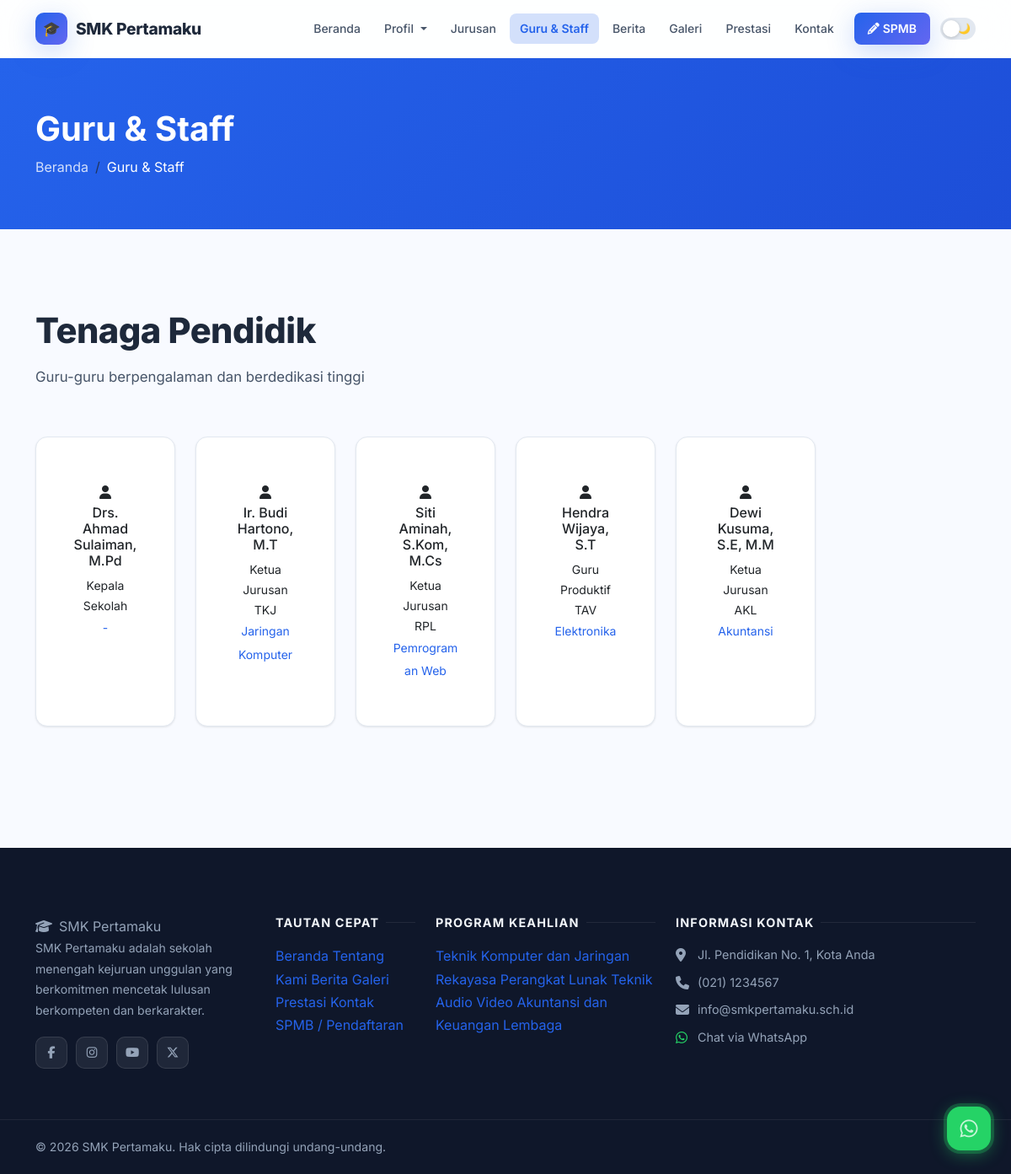
Screenshot of /guru-staff with the database file from the repository.
### tables this page shows
CREATE TABLE IF NOT EXISTS `teachers` (
  `id` INT AUTO_INCREMENT PRIMARY KEY,
  `name` VARCHAR(150) NOT NULL,
  `nip` VARCHAR(50) DEFAULT NULL,
  `position` VARCHAR(150) DEFAULT NULL,
  `subject` VARCHAR(150) DEFAULT NULL,
  `education` VARCHAR(200) DEFAULT NULL,
  `photo` VARCHAR(255) DEFAULT NULL,
  `email` VARCHAR(100) DEFAULT NULL,
  `phone` VARCHAR(20) DEFAULT NULL,
  `is_active` TINYINT(1) DEFAULT 1,
  `sort_order` INT DEFAULT 0,
  `created_at` TIMESTAMP DEFAULT CURRENT_TIMESTAMP
);

CREATE TABLE IF NOT EXISTS `social_media` (
  `id` INT AUTO_INCREMENT PRIMARY KEY,
  `platform` VARCHAR(50) NOT NULL,
  `url` VARCHAR(255) NOT NULL,
  `icon` VARCHAR(100) DEFAULT NULL,
  `is_active` TINYINT(1) DEFAULT 1
);

CREATE TABLE IF NOT EXISTS `programs` (
  `id` INT AUTO_INCREMENT PRIMARY KEY,
  `name` VARCHAR(200) NOT NULL,
  `code` VARCHAR(20) DEFAULT NULL,
  `description` LONGTEXT,
  `image` VARCHAR(255) DEFAULT NULL,
  `icon` VARCHAR(100) DEFAULT 'fas fa-laptop-code',
  `quota` INT DEFAULT 36,
  `is_active` TINYINT(1) DEFAULT 1,
  `sort_order` INT DEFAULT 0,
  `created_at` TIMESTAMP DEFAULT CURRENT_TIMESTAMP
);

### app/controllers/PublicController.php (called while the page is built, shortened)
<?php
class PublicController {
    public function teachers() {
        $db = getDB();
        $res = $db->query("SELECT * FROM teachers WHERE is_active=1 ORDER BY sort_order ASC");
        $teachers = $res ? $res->fetch_all(MYSQLI_ASSOC) : [];
        require_once __DIR__ . '/../../views/public/teachers.php';
    }
}

### index.php (called while the page is built, shortened)
<?php
require_once __DIR__ . '/routes/web.php';

### app/helpers.php (called while the page is built, shortened)
<?php
function getSettings() {
    $db = getDB();
    $res = $db->query("SELECT `key`, value FROM settings");
    $data = [];
    while ($row = $res->fetch_assoc()) {
        $data[$row['key']] = $row['value'];
    }
    return $data;
}

### views/public/teachers.php (the view, shortened to what this page needs)
<?php
require_once __DIR__ . '/../layouts/header.php';
?>
<div style="background:linear-gradient(135deg,var(--primary),var(--primary-dark));padding:60px 0;color:#fff;">
    <div class="container">
        <h1 class="fw-bold mb-2">Guru & Staff</h1>
        <nav aria-label="breadcrumb">
            <ol class="breadcrumb mb-0"><li class="breadcrumb-item"><a href="<?= APP_URL ?>/" style="color:rgba(255,255,255,0.8);">Beranda</a></li><li class="breadcrumb-item active text-white">Guru & Staff</li></ol>
        </nav>
    </div>
</div>
<section class="section">
    <div class="container">
        <div class="section-heading">
            <h2>Tenaga Pendidik</h2>
            <p>Guru-guru berpengalaman dan berdedikasi tinggi</p>
        </div>
        <div class="row g-4 mb-5">
            <?php foreach ($teachers as $teacher): ?>
            <div class="col-lg-2 col-md-3 col-4">
                <div class="card teacher-card h-100">
                    <div class="card-body py-4">
                        <div class="teacher-photo">
                            <?php if (!empty($teacher['photo'])): ?>
                                <img src="<?= UPLOAD_URL . htmlspecialchars($teacher['photo']) ?>" alt="<?= htmlspecialchars($teacher['name']) ?>">
                            <?php else: ?>
                                <div class="photo-placeholder"><i class="fas fa-user"></i></div>
                            <?php endif; ?>
                        </div>
                        <h6><?= htmlspecialchars($teacher['name']) ?></h6>
                        <small class="d-block"><?= htmlspecialchars($teacher['position'] ?? '') ?></small>
                        <?php if (!empty($teacher['subject'])): ?>
                            <small style="color:var(--primary);"><?= htmlspecialchars($teacher['subject']) ?></small>
                        <?php endif; ?>
                    </div>
                </div>
            </div>
            <?php endforeach; ?>
        </div>
    </div>
</section>
<?php require_once __DIR__ . '/../layouts/footer.php'; ?>

### views/layouts/footer.php (shortened to what this page needs)
<?php
$settings = getSettings();
$schoolName = $settings['school_name'] ?? 'SMK Pertamaku';
$footerAbout = $settings['footer_about'] ?? '';
$address = $settings['school_address'] ?? '';
$phone = $settings['school_phone'] ?? '';
$email = $settings['school_email'] ?? '';
$whatsapp = $settings['whatsapp_number'] ?? '';
$footerCopyright = $settings['footer_copyright'] ?? 'Hak cipta dilindungi undang-undang.';
$currentYear = date('Y');
$db = getDB();
$progRes = $db->query("SELECT id, name FROM programs WHERE is_active=1 ORDER BY sort_order LIMIT 6");
$footerPrograms = $progRes ? $progRes->fetch_all(MYSQLI_ASSOC) : [];
$smRes = $db->query("SELECT * FROM social_media WHERE is_active=1");
$socialMedia = $smRes ? $smRes->fetch_all(MYSQLI_ASSOC) : [];
?>
</main>
<footer class="site-footer">
    <div class="container">
        <div class="row g-4">
            <div class="col-lg-3 col-md-6">
                <span class="footer-brand"><i class="fas fa-graduation-cap me-2"></i><?= htmlspecialchars($schoolName) ?></span>
                <p><?= htmlspecialchars($footerAbout) ?></p>
                <?php if ($socialMedia): ?>
                <div class="social-links">
                    <?php foreach ($socialMedia as $sm): ?>
                        <a href="<?= htmlspecialchars($sm['url']) ?>" target="_blank" rel="noopener" class="social-link" title="<?= htmlspecialchars($sm['platform']) ?>">
                            <i class="<?= htmlspecialchars($sm['icon'] ?? 'fas fa-link') ?>"></i>
                        </a>
                    <?php endforeach; ?>
                </div>
                <?php endif; ?>
            </div>
            <div class="col-lg-2 col-md-6">
                <h5>Tautan Cepat</h5>
                <a href="<?= APP_URL ?>/">Beranda</a>
                <a href="<?= APP_URL ?>/profil">Tentang Kami</a>
                <a href="<?= APP_URL ?>/berita">Berita</a>
                <a href="<?= APP_URL ?>/galeri">Galeri</a>
                <a href="<?= APP_URL ?>/prestasi">Prestasi</a>
                <a href="<?= APP_URL ?>/kontak">Kontak</a>
                <a href="<?= APP_URL ?>/spmb">SPMB / Pendaftaran</a>
            </div>
            <div class="col-lg-3 col-md-6">
                <h5>Program Keahlian</h5>
                <?php foreach ($footerPrograms as $prog): ?>
                    <a href="<?= APP_URL ?>/jurusan/<?= $prog['id'] ?>"><?= htmlspecialchars($prog['name']) ?></a>
                <?php endforeach; ?>
            </div>
            <div class="col-lg-4 col-md-6">
                <h5>Informasi Kontak</h5>
                <?php if ($address): ?>
                <div class="d-flex gap-2 mb-2">
                    <i class="fas fa-map-marker-alt mt-1" style="color:#94a3b8;width:18px;"></i>
                    <span style="color:var(--footer-text);font-size:0.9rem;"><?= htmlspecialchars($address) ?></span>
                </div>
                <?php endif; ?>
                <?php if ($phone): ?>
                <div class="d-flex gap-2 mb-2">
                    <i class="fas fa-phone mt-1" style="color:#94a3b8;width:18px;"></i>
                    <a href="tel:<?= preg_replace('/[^0-9+]/', '', $phone) ?>" style="color:var(--footer-text);font-size:0.9rem;"><?= htmlspecialchars($phone) ?></a>
                </div>
                <?php endif; ?>
                <?php if ($email): ?>
                <div class="d-flex gap-2 mb-2">
                    <i class="fas fa-envelope mt-1" style="color:#94a3b8;width:18px;"></i>
                    <a href="mailto:<?= htmlspecialchars($email) ?>" style="color:var(--footer-text);font-size:0.9rem;"><?= htmlspecialchars($email) ?></a>
                </div>
                <?php endif; ?>
                <?php if ($whatsapp): ?>
                <div class="d-flex gap-2 mb-2">
                    <i class="fab fa-whatsapp mt-1" style="color:#25d366;width:18px;"></i>
                    <a href="https://wa.me/<?= preg_replace('/[^0-9]/', '', $whatsapp) ?>" target="_blank" style="color:var(--footer-text);font-size:0.9rem;">Chat via WhatsApp</a>
                </div>
                <?php endif; ?>
            </div>
        </div>
    </div>
    <div class="footer-bottom">
        <div class="container">
            <p class="mb-0">
                &copy; <?= $currentYear ?> <?= htmlspecialchars($schoolName) ?>. <?= htmlspecialchars($footerCopyright) ?>
            </p>
        </div>
    </div>
</footer>
<?php if ($whatsapp): ?>
<a href="https://wa.me/<?= preg_replace('/[^0-9]/', '', $whatsapp) ?>?text=Halo+<?= urlencode($schoolName) ?>%2C+saya+ingin+bertanya..."
   class="whatsapp-float" target="_blank" rel="noopener" title="Chat WhatsApp">
    <i class="fab fa-whatsapp"></i>
</a>
<?php endif; ?>
</body>
</html>

### assets/css/style.css (style rules this page uses)
:root { --bg: #f8faff; --bg-secondary: #f0f4ff; --bg-card: #ffffff; --text: #1e293b; --text-secondary:#475569; --text-muted: #94a3b8; --primary: #2563eb; --primary-light: #3b82f6; --primary-dark: #1d4ed8; --primary-glow: rgba(37,99,235,0.20); --accent: #6366f1; --accent-glow: rgba(99,102,241,0.18); --success: #16a34a; --warning: #d97706; --danger: #dc2626; --border: #e2e8f0; --border-light: #f1f5f9; --navbar-bg: rgba(255,255,255,0.85); --footer-bg: #0f172a; --footer-text: #94a3b8; --shadow-sm: 0 1px 3px rgba(0,0,0,0.06), 0 1px 2px rgba(0,0,0,0.04); --shadow: 0 4px 16px rgba(0,0,0,0.08); --shadow-md: 0 8px 32px rgba(0,0,0,0.10); --shadow-lg: 0 20px 60px rgba(0,0,0,0.12); --shadow-blue: 0 8px 32px rgba(37,99,235,0.25); --radius: 14px; --radius-lg: 20px; --transition: all 0.3s cubic-bezier(0.4,0,0.2,1); --gradient: linear-gradient(135deg, #2563eb 0%, #6366f1 100%); --gradient-hero: linear-gradient(135deg, #0f172a 0%, #1e3a8a 50%, #1e1b4b 100%); }
*, *::before, *::after { box-sizing: border-box; }
html { scroll-behavior: smooth; font-size: 16px; }
body { background-color: var(--bg); color: var(--text); font-family: 'Segoe UI', system-ui, -apple-system, 'Helvetica Neue', sans-serif; line-height: 1.7; transition: background-color 0.4s ease, color 0.3s ease; overflow-x: hidden; }
a { color: var(--primary); text-decoration: none; transition: var(--transition); }
.section { padding: 96px 0; }
.section-heading { margin-bottom: 56px; }
.section-heading h2 { font-size: clamp(1.75rem, 3.5vw, 2.6rem); font-weight: 800; color: var(--text); line-height: 1.2; letter-spacing: -0.5px; margin-bottom: 14px; }
.section-heading p { color: var(--text-secondary); font-size: 1.05rem; max-width: 560px; line-height: 1.8; }
.site-footer { background: var(--footer-bg); padding: 80px 0 0; color: var(--footer-text); }
.site-footer p { font-size: 0.88rem; line-height: 1.75; color: var(--footer-text); }
.site-footer h5 { color: #f1f5f9; font-size: 0.9rem; font-weight: 700; text-transform: uppercase; letter-spacing: 0.08em; margin-bottom: 18px; display: flex; align-items: center; gap: 8px; }
.site-footer h5::after { content: ''; flex: 1; height: 1px; background: rgba(255,255,255,0.08); }
.social-links { display: flex; gap: 10px; margin-top: 18px; flex-wrap: wrap; }
.social-link { width: 38px; height: 38px; background: rgba(255,255,255,0.07); border: 1px solid rgba(255,255,255,0.1); border-radius: 10px; display: flex; align-items: center; justify-content: center; color: var(--footer-text); font-size: 0.9rem; transition: var(--transition); }
.footer-bottom { margin-top: 60px; border-top: 1px solid rgba(255,255,255,0.07); padding: 20px 0; display: flex; align-items: center; justify-content: space-between; flex-wrap: wrap; gap: 12px; font-size: 0.82rem; color: var(--footer-text); }
.whatsapp-float { position: fixed; bottom: 28px; right: 24px; width: 52px; height: 52px; background: #25d366; border-radius: 16px; display: flex; align-items: center; justify-content: center; color: #fff; font-size: 1.5rem; z-index: 1000; box-shadow: 0 4px 20px rgba(37,211,102,0.45); transition: var(--transition); }
.whatsapp-float::before { content: ''; position: absolute; inset: -4px; background: rgba(37,211,102,0.25); border-radius: 20px; animation: wa-pulse 2.5s ease-in-out infinite; }
.teacher-card { background: var(--bg-card); border: 1px solid var(--border); border-radius: var(--radius-lg); padding: 28px 20px; text-align: center; transition: var(--transition); }
.card { background: var(--bg-card); border: 1px solid var(--border); border-radius: var(--radius); transition: var(--transition); box-shadow: var(--shadow-sm); }
.card-body { padding: 20px 22px; }

### views/layouts/header.php (style rules this page uses)
body { font-family:'Inter',system-ui,sans-serif; }

### rows the page displays
teachers: name "Drs. Ahmad Sulaiman, M.Pd", position "Kepala Sekolah", subject "-"
teachers: name "Ir. Budi Hartono, M.T", position "Ketua Jurusan TKJ", subject "Jaringan Komputer"
teachers: name "Siti Aminah, S.Kom, M.Cs", position "Ketua Jurusan RPL", subject "Pemrograman Web"
teachers: name "Hendra Wijaya, S.T", position "Guru Produktif TAV", subject "Elektronika"
teachers: name "Dewi Kusuma, S.E, M.M", position "Ketua Jurusan AKL", subject "Akuntansi"
programs: name "Teknik Komputer dan Jaringan"
programs: name "Rekayasa Perangkat Lunak"
programs: name "Teknik Audio Video"
programs: name "Akuntansi dan Keuangan Lembaga"

### other values shown
$schoolName "SMK Pertamaku"
$footerAbout "SMK Pertamaku adalah sekolah menengah kejuruan unggulan yang berkomitmen mencetak lulusan berkompeten dan berkarakter."
$address "Jl. Pendidikan No. 1, Kota Anda"
$phone "(021) 1234567"
$email "info@smkpertamaku.sch.id"
$footerCopyright "Hak cipta dilindungi undang-undang."
